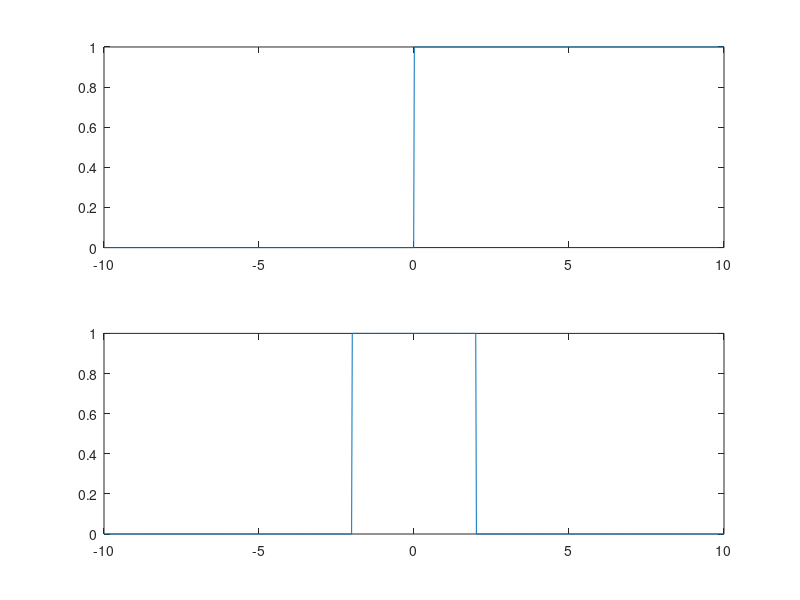

The MATLAB source for this figure: (Note: this script raises an error after producing the figure.)
%rectangular pulse


%t = sin( size(T) );
%t = ((abs(T) > 1/2 )* 0);
%t = t + ((abs(T) < 1/2) * 1);
%t = t + ((abs(T) == 1/2) * 0.5 );
T = linspace(-10,10,1000);
t = (T >= 0);
width = 2
t1 = ((abs(T) > width) .* 0);
t1 = t1 + ((abs(T) < width) .* 1);
t1 = t1 + ((abs(T) == width) .* 0.5 );

t2 = (T >= 0) .* T/100 ;
x0 = 2;
a= 0.5; p = 10;
t3 = (4 * a / p) .* abs(mod((T - p/4) , p) - (p/2)) - a/2;
t3 = (abs(T) <= x0) .* t3;
subplot(2,1,1);
plot(T,t);
subplot(2,1,2);
plot(T,t1);
subplot(2,1,3);
plot(T,t2);
subplot(2,1,4);
plot(T,t3);


